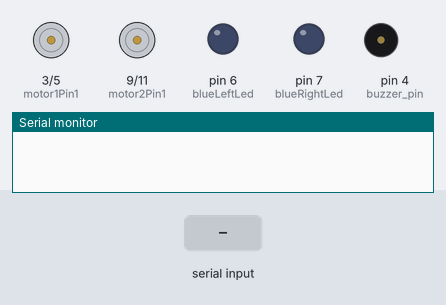
Simulated run of this sketch. Board: Arduino Uno, built with avr-gcc and run on an emulated ATmega328P. On the bench: motor-driver pin pairs drawn as motors (green arrow = first pin HIGH = forward, orange = second pin HIGH = backward, longer = more drive), output pins drawn as LEDs (lit = HIGH), buzzer (waves = sounding, pin HIGH), the last lines printed to the serial monitor. Inputs (shaded band) come from the test bench.

Above: at 1.2 s.
1.3 s: "W\n" received over the second serial link
At 2.4 s:
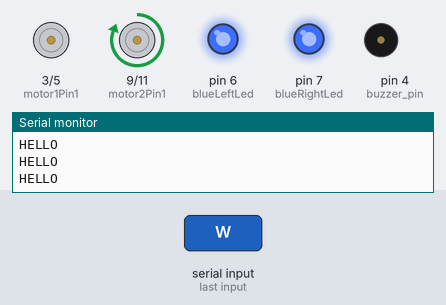
2.8 s: "S\n" received over the second serial link
At 3.8 s:
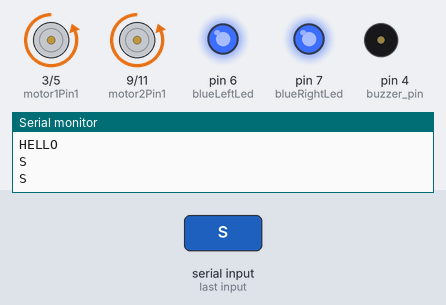
4.3 s: "D\n" received over the second serial link
At 4.7 s:
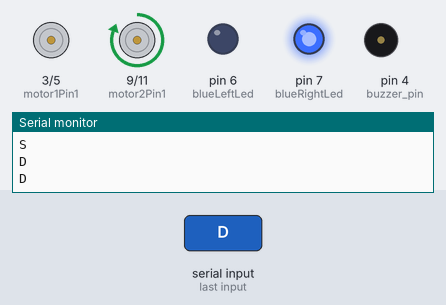
5.8 s: "d\n" received over the second serial link
At 7.0 s:
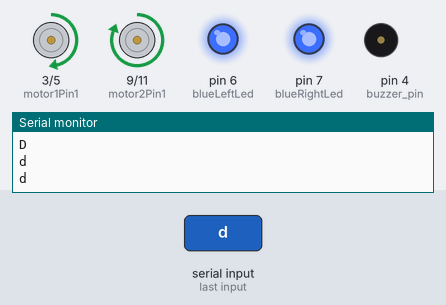
7.3 s: "A\n" received over the second serial link
At 8.2 s:
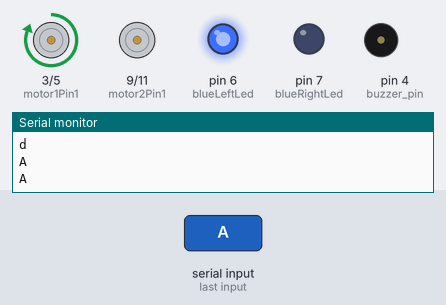
8.8 s: "a\n" received over the second serial link
At 9.3 s:
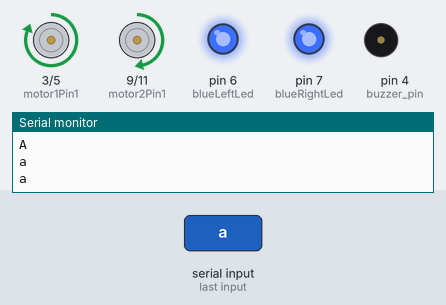
Timing chart, 0 to 11.3 s (numbered marks = the images above; inputs shaded):
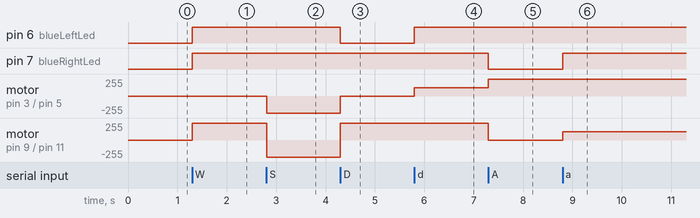

The sketch:

RC-Car.ino
```cpp
#include <SoftwareSerial.h>

#define motor1Pin1 3
#define motor1Pin2 5
#define motor2Pin1 9
#define motor2Pin2 11
#define blueRightLed 7
#define blueLeftLed 6
#define redRightLed 10
#define redLeftLed 12

int buzzer_pin = 4;

int maxSpeed = 255;
int midSpeed = 125;
int minSpeed = 0;
int tempo = 400;
char command = 'N';


SoftwareSerial BTSerial (A1, A0);

void setup()
{
    pinMode(motor2Pin1,OUTPUT);
    pinMode(motor1Pin2,OUTPUT);
    pinMode(motor2Pin1,OUTPUT);
    pinMode(motor2Pin2,OUTPUT);
    pinMode(blueRightLed, OUTPUT);
    pinMode(blueLeftLed, OUTPUT);
    pinMode(buzzer_pin, OUTPUT);

    Serial.println("test");
    Serial.begin(9600);
    BTSerial.begin(9600);

}

void loop()
{

    if (BTSerial.available())
    {
        char reader = BTSerial.read();
        if (reader != '\n')
            command = reader;
        Serial.println(command);
    }
    switch (command)
    {
    case 'W':
        Serial.println("HELLO");
        forward();
        blueLedOn();
        break;

    case 'S':
        backward();
        blueLedOn();
        redLedOn();
        break;

    case 'D':
        left();
        blueLedOnRight();
        break;

    case 'd':
        leftSlow(maxSpeed);
        blueLedOn();
        break;

    case 'A':
        right();
        blueLedOnLeft();
        break;

    case 'a':
        rightSlow(maxSpeed);
        blueLedOn();
        break;


    case 'G':
        gasGasGas();
        blueLedOn();
        break ;

    case 'H':
        song();
        blueLedOn();
        break;

    default:
        staph();
        blueLedOff();
        redLedOn();
        break;
    }
}

void forward()
{
    digitalWrite(motor1Pin1, HIGH);
    digitalWrite(motor1Pin2, LOW);
    digitalWrite(motor2Pin1, HIGH);
    digitalWrite(motor2Pin2, LOW);
}

void backward()
{
    digitalWrite(motor1Pin1, LOW);
    digitalWrite(motor1Pin2, HIGH);
    digitalWrite(motor2Pin1, LOW);
    digitalWrite(motor2Pin2, HIGH);
}

void left()
{
    digitalWrite(motor1Pin1, LOW);
    digitalWrite(motor1Pin2, LOW);
    digitalWrite(motor2Pin1, HIGH);
    digitalWrite(motor2Pin2, LOW);
}

void leftSlow(int DCspeed)
{
    analogWrite(motor1Pin1, midSpeed);
    analogWrite(motor1Pin2, minSpeed);
    analogWrite(motor2Pin1, DCspeed);
    analogWrite(motor2Pin2, minSpeed);
}

void right()
{
    digitalWrite(motor1Pin1, HIGH);
    digitalWrite(motor1Pin2, LOW);
    digitalWrite(motor2Pin1, LOW);
    digitalWrite(motor2Pin2, LOW);
}

void rightSlow(int DCspeed)
{
    analogWrite(motor1Pin1, DCspeed);
    analogWrite(motor1Pin2, minSpeed);
    analogWrite(motor2Pin1, midSpeed);
    analogWrite(motor2Pin2, minSpeed);
}

void gasGasGas()
{
    digitalWrite(motor1Pin1, HIGH);
    digitalWrite(motor1Pin2, LOW);
    digitalWrite(motor2Pin1, LOW);
    digitalWrite(motor2Pin2, HIGH);
}

void staph()
{
    digitalWrite(motor1Pin1, LOW);
    digitalWrite(motor1Pin2, LOW);
    digitalWrite(motor2Pin1, LOW);
    digitalWrite(motor2Pin2, LOW);
}

void blueLedOn()
{
    digitalWrite(blueLeftLed, HIGH);
    digitalWrite(blueRightLed, HIGH);

}

void blueLedOff()
{
    digitalWrite(blueLeftLed, LOW);
    digitalWrite(blueRightLed, LOW);
}

void redLedOn()
{
    digitalWrite(redLeftLed, HIGH);
    digitalWrite(redRightLed, HIGH);
}

void blueLedOnLeft()
{
    digitalWrite(blueLeftLed, HIGH);
    digitalWrite(blueRightLed, LOW);
}

void blueLedOnRight()
{
    digitalWrite(blueLeftLed, LOW);
    digitalWrite(blueRightLed, HIGH);
}

void redLedOff()
{
    digitalWrite(redLeftLed, LOW);
    digitalWrite(redRightLed, LOW);
}

struct MusicStruct
{
    int B = 617;
} Music;

struct LengthStruct
{
  float one = 1.0;

} Length;

void setTone(int pin, int note, int duration)
{
    tone(pin, note, duration);
    noTone(pin);
}

void song()
{
    setTone(buzzer_pin, Music.B, tempo * Length.one);

}
```

Measured:
- after the input at 1.3 s, pin 6 (blueLeftLed), pin 7 (blueRightLed): LOW → HIGH at once; motor on pin 9 (motor2Pin1) / pin 11 (motor2Pin2): stopped → forward 255/255 at once
- after the input at 2.8 s, motor on pin 3 (motor1Pin1) / pin 5 (motor1Pin2): stopped → backward 255/255 at once; motor on pin 9 (motor2Pin1) / pin 11 (motor2Pin2): forward 255/255 → backward 255/255 at once
- after the input at 4.3 s, pin 6 (blueLeftLed): HIGH → LOW at once; motor on pin 3 (motor1Pin1) / pin 5 (motor1Pin2): backward 255/255 → stopped at once; motor on pin 9 (motor2Pin1) / pin 11 (motor2Pin2): backward 255/255 → forward 255/255 at once
- after the input at 5.8 s, pin 6 (blueLeftLed): LOW → HIGH at once; motor on pin 3 (motor1Pin1) / pin 5 (motor1Pin2): stopped → forward 125/255 at once
- after the input at 7.3 s, pin 7 (blueRightLed): HIGH → LOW at once; motor on pin 3 (motor1Pin1) / pin 5 (motor1Pin2): forward 125/255 → forward 255/255 at once; motor on pin 9 (motor2Pin1) / pin 11 (motor2Pin2): forward 255/255 → stopped at once
- after the input at 8.8 s, pin 7 (blueRightLed): LOW → HIGH at once; motor on pin 9 (motor2Pin1) / pin 11 (motor2Pin2): stopped → forward 125/255 at once
